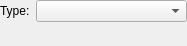
<?xml version="1.0" encoding="UTF-8"?>
<ui version="4.0">
 <class>KoConnectionShapeConfigWidget</class>
 <widget class="QWidget" name="KoConnectionShapeConfigWidget">
  <property name="geometry">
   <rect>
    <x>0</x>
    <y>0</y>
    <width>187</width>
    <height>46</height>
   </rect>
  </property>
  <property name="sizePolicy">
   <sizepolicy hsizetype="Preferred" vsizetype="Fixed">
    <horstretch>0</horstretch>
    <verstretch>0</verstretch>
   </sizepolicy>
  </property>
  <layout class="QFormLayout">
   <property name="topMargin">
    <number>0</number>
   </property>
   <property name="leftMargin">
    <number>0</number>
   </property>
   <property name="rightMargin">
    <number>0</number>
   </property>
   <property name="bottomMargin">
    <number>0</number>
   </property>
   <item row="0" column="0">
    <widget class="QLabel">
     <property name="text">
      <string>Type:</string>
     </property>
    </widget>
   </item>
   <item row="0" column="1">
    <widget class="QComboBox" name="connectionType"/>
   </item>
  </layout>
 </widget>
 <resources/>
 <connections/>
</ui>
